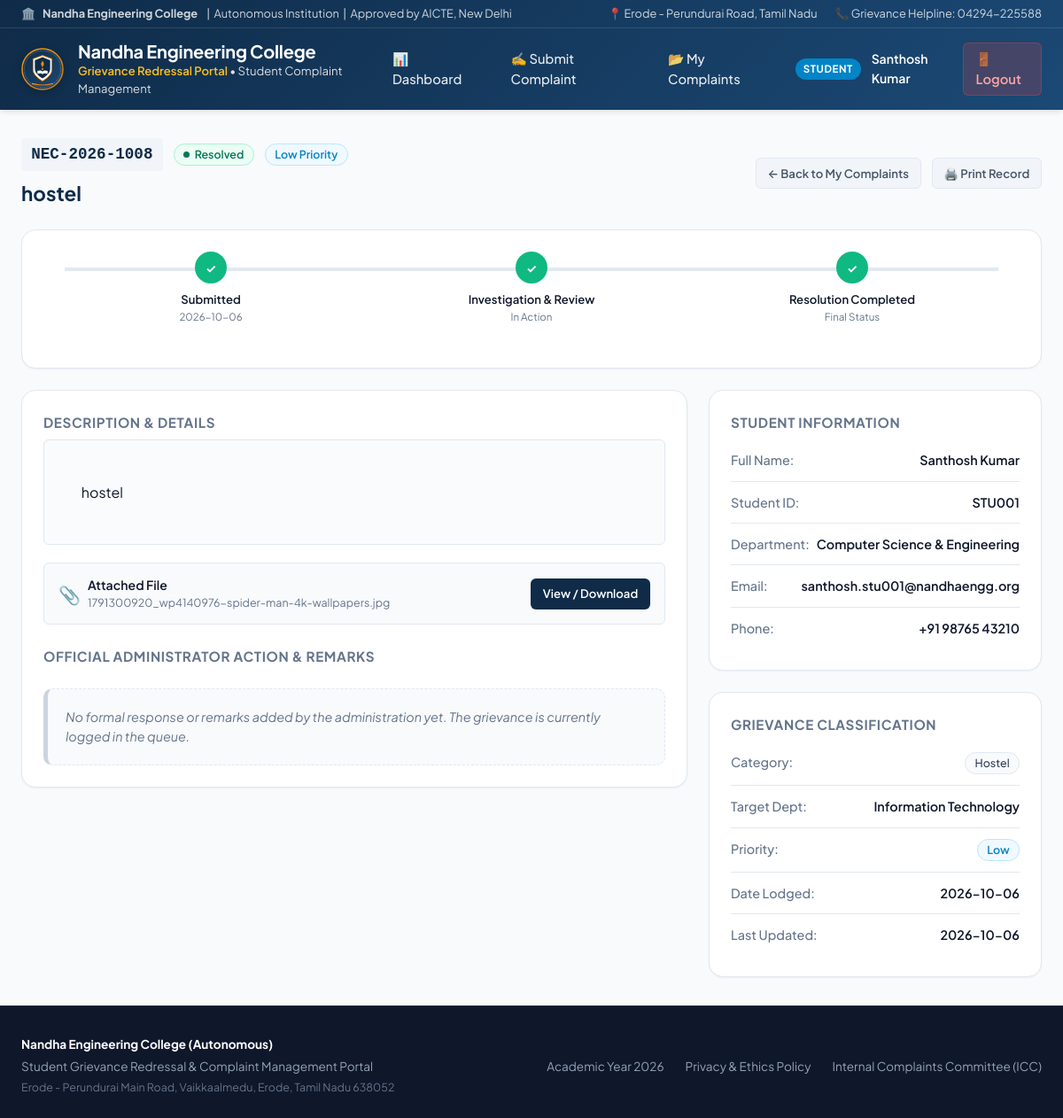
The page /complaint/NEC-2026-1008 (signed in) on the database its author committed.
### tables this page shows
CREATE TABLE users (
            id INTEGER PRIMARY KEY AUTOINCREMENT,
            name TEXT NOT NULL,
            student_id TEXT UNIQUE,
            username TEXT UNIQUE NOT NULL,
            password_hash TEXT NOT NULL,
            role TEXT NOT NULL CHECK(role IN ('student', 'admin')),
            department TEXT,
            email TEXT,
            phone TEXT,
            created_at TIMESTAMP DEFAULT CURRENT_TIMESTAMP
        );

CREATE TABLE complaints (
            id INTEGER PRIMARY KEY AUTOINCREMENT,
            complaint_id TEXT UNIQUE NOT NULL,
            user_id INTEGER NOT NULL,
            title TEXT NOT NULL,
            category TEXT NOT NULL,
            department TEXT NOT NULL,
            priority TEXT NOT NULL CHECK(priority IN ('Low', 'Medium', 'High', 'Urgent')),
            description TEXT NOT NULL,
            attachment TEXT,
            status TEXT NOT NULL DEFAULT 'Pending' CHECK(status IN ('Pending', 'In Progress', 'Resolved', 'Rejected')),
            admin_response TEXT,
            created_at TIMESTAMP DEFAULT CURRENT_TIMESTAMP,
            updated_at TIMESTAMP DEFAULT CURRENT_TIMESTAMP,
            FOREIGN KEY (user_id) REFERENCES users (id) ON DELETE CASCADE
        );

### app.py (the view)
@app.route('/complaint/<complaint_id>')
@login_required
def complaint_details(complaint_id):
    conn = get_db_connection()
    cursor = conn.cursor()
    cursor.execute('''
        SELECT c.*, u.name as student_name, u.student_id, u.email as student_email,
               u.phone as student_phone, u.department as student_department
        FROM complaints c
        JOIN users u ON c.user_id = u.id
        WHERE c.complaint_id = ?
    ''', (complaint_id,))
    complaint = cursor.fetchone()
    conn.close()
    if not complaint:
        flash("Complaint not found.", "danger")
        if session.get('role') == 'admin':
            return redirect(url_for('admin_dashboard'))
        return redirect(url_for('my_complaints'))
    if session.get('role') == 'student' and complaint['user_id'] != session['user_id']:
        flash("Unauthorized access to this complaint.", "danger")
        return redirect(url_for('my_complaints'))
    return render_template('complaint_details.html', complaint=complaint)

### app.py (called while the page is built)
def login_required(f):
    @wraps(f)
    def decorated_function(*args, **kwargs):
        if 'user_id' not in session:
            flash("Please sign in to access this page.", "warning")
            return redirect(url_for('login'))
        return f(*args, **kwargs)
    return decorated_function

@app.context_processor
def inject_global_data():
    return {
        'college_name': 'Nandha Engineering College',
        'college_short': 'NEC',
        'portal_title': 'College Complaint System',
        'categories': CATEGORIES,
        'departments': DEPARTMENTS,
        'priorities': PRIORITIES,
        'statuses': STATUSES,
        'current_year': datetime.now().year
    }

### database.py (called while the page is built)
def get_db_connection():
    conn = sqlite3.connect(DB_PATH)
    conn.row_factory = sqlite3.Row
    conn.execute("PRAGMA foreign_keys = ON")
    return conn

### templates/complaint_details.html (shortened to what this page needs)
{% extends "base.html" %}
{% block content %}
<div style="display: flex; justify-content: space-between; align-items: center; margin-bottom: 1.5rem; flex-wrap: wrap; gap: 1rem;">
  <div>
    <div style="display: flex; align-items: center; gap: 0.75rem;">
      <span class="complaint-id-link" style="font-size: 1.1rem; padding: 0.3rem 0.7rem;">{{ complaint.complaint_id }}</span>
      {% if complaint.status == 'Pending' %}
        <span class="badge badge-status-pending"><span class="badge-dot"></span> Pending</span>
      {% elif complaint.status == 'In Progress' %}
        <span class="badge badge-status-in-progress"><span class="badge-dot"></span> In Progress</span>
      {% elif complaint.status == 'Resolved' %}
        <span class="badge badge-status-resolved"><span class="badge-dot"></span> Resolved</span>
      {% else %}
        <span class="badge badge-status-rejected"><span class="badge-dot"></span> {{ complaint.status }}</span>
      {% endif %}
      <span class="badge badge-priority-{{ complaint.priority | lower }}">{{ complaint.priority }} Priority</span>
    </div>
    <h2 style="font-size: 1.4rem; font-weight: 700; margin-top: 0.5rem; color: var(--primary);">{{ complaint.title }}</h2>
  </div>
  <div style="display: flex; gap: 0.75rem;">
    {% if session.get('role') == 'admin' %}
      <a href="{{ url_for('admin_dashboard') }}" class="btn btn-secondary btn-sm">
        &larr; Back to Board
      </a>
    {% else %}
      <a href="{{ url_for('my_complaints') }}" class="btn btn-secondary btn-sm">
        &larr; Back to My Complaints
      </a>
    {% endif %}
    <button type="button" onclick="window.print()" class="btn btn-secondary btn-sm">
      🖨️ Print Record
    </button>
  </div>
</div>
<div class="card" style="margin-bottom: 1.5rem; padding: 1.5rem 1rem 1rem;">
  <div class="status-tracker">
    <div class="tracker-step completed">
      <div class="tracker-circle">✓</div>
      <div class="tracker-label">Submitted</div>
      <span style="font-size: 0.72rem; color: var(--text-muted);">{{ complaint.created_at[:10] }}</span>
    </div>
    <div class="tracker-step {% if complaint.status in ['In Progress', 'Resolved'] %}completed{% elif complaint.status == 'Pending' %}current{% elif complaint.status == 'Rejected' %}rejected-step{% endif %}">
      <div class="tracker-circle">
        {% if complaint.status in ['In Progress', 'Resolved'] %}✓{% elif complaint.status == 'Pending' %}2{% elif complaint.status == 'Rejected' %}✕{% endif %}
      </div>
      <div class="tracker-label">Investigation & Review</div>
      <span style="font-size: 0.72rem; color: var(--text-muted);">
        {% if complaint.status != 'Pending' %}In Action{% else %}Awaiting Officer{% endif %}
      </span>
    </div>
    <div class="tracker-step {% if complaint.status == 'Resolved' %}completed{% elif complaint.status == 'Rejected' %}rejected-step{% else %}pending{% endif %}">
      <div class="tracker-circle">
        {% if complaint.status == 'Resolved' %}✓{% elif complaint.status == 'Rejected' %}✕{% else %}3{% endif %}
      </div>
      <div class="tracker-label">
        {% if complaint.status == 'Rejected' %}Closed / Rejected{% else %}Resolution Completed{% endif %}
      </div>
      <span style="font-size: 0.72rem; color: var(--text-muted);">
        {% if complaint.status in ['Resolved', 'Rejected'] %}Final Status{% else %}Pending Action{% endif %}
      </span>
    </div>
  </div>
</div>
<div class="details-layout">
  <div>
    <div class="card" style="margin-bottom: 1.5rem;">
      <h3 class="detail-section-title">Description & Details</h3>
      <div class="detail-text">
        {{ complaint.description }}
      </div>
      {% if complaint.attachment %}
        <div style="margin-top: 1.25rem; padding: 0.85rem 1rem; background-color: #f8fafc; border: 1px solid var(--border); border-radius: var(--radius-sm); display: flex; align-items: center; justify-content: space-between;">
          <div style="display: flex; align-items: center; gap: 0.5rem;">
            <span style="font-size: 1.25rem;">📎</span>
            <div>
              <div style="font-size: 0.88rem; font-weight: 600;">Attached File</div>
              <div style="font-size: 0.78rem; color: var(--text-muted);">{{ complaint.attachment }}</div>
            </div>
          </div>
          <a href="{{ url_for('uploaded_file', filename=complaint.attachment) }}" target="_blank" class="btn btn-primary btn-sm">
            View / Download
          </a>
        </div>
      {% endif %}
      <div style="margin-top: 1.5rem;">
        <h3 class="detail-section-title">Official Administrator Action & Remarks</h3>
        {% if complaint.admin_response %}
          <div class="admin-response-box">
            <div style="display: flex; justify-content: space-between; align-items: center; margin-bottom: 0.5rem;">
              <strong style="color: #065f46; font-size: 0.95rem;">💬 Grievance Redressal Committee Response:</strong>
              <span style="font-size: 0.75rem; color: #047857; font-weight: 500;">Updated: {{ complaint.updated_at }}</span>
            </div>
            <p style="font-size: 0.95rem; color: #164e63; line-height: 1.6; white-space: pre-wrap;">{{ complaint.admin_response }}</p>
          </div>
        {% else %}
          <div class="admin-response-box empty">
            <p style="color: var(--text-muted); font-size: 0.9rem; font-style: italic;">
              No formal response or remarks added by the administration yet. The grievance is currently logged in the queue.
            </p>
          </div>
        {% endif %}
      </div>
    </div>
  </div>
  <div>
    <div class="card" style="margin-bottom: 1.5rem;">
      <h3 class="detail-section-title">Student Information</h3>
      <ul class="info-list">
        <li>
          <span class="info-label">Full Name:</span>
          <span class="info-value">{{ complaint.student_name }}</span>
        </li>
        <li>
          <span class="info-label">Student ID:</span>
          <span class="info-value">{{ complaint.student_id }}</span>
        </li>
        <li>
          <span class="info-label">Department:</span>
          <span class="info-value">{{ complaint.student_department }}</span>
        </li>
        <li>
          <span class="info-label">Email:</span>
          <span class="info-value">{{ complaint.student_email }}</span>
        </li>
        {% if complaint.student_phone %}
          <li>
            <span class="info-label">Phone:</span>
            <span class="info-value">{{ complaint.student_phone }}</span>
          </li>
        {% endif %}
      </ul>
    </div>
    <div class="card">
      <h3 class="detail-section-title">Grievance Classification</h3>
      <ul class="info-list">
        <li>
          <span class="info-label">Category:</span>
          <span class="info-value">
            <span class="badge badge-category">{{ complaint.category }}</span>
          </span>
        </li>
        <li>
          <span class="info-label">Target Dept:</span>
          <span class="info-value">{{ complaint.department }}</span>
        </li>
        <li>
          <span class="info-label">Priority:</span>
          <span class="info-value">
            <span class="badge badge-priority-{{ complaint.priority | lower }}">{{ complaint.priority }}</span>
          </span>
        </li>
        <li>
          <span class="info-label">Date Lodged:</span>
          <span class="info-value">{{ complaint.created_at[:10] }}</span>
        </li>
        <li>
          <span class="info-label">Last Updated:</span>
          <span class="info-value">{{ complaint.updated_at[:10] }}</span>
        </li>
      </ul>
    </div>
  </div>
</div>
{% endblock %}

### templates/base.html (shortened to what this page needs)
<!DOCTYPE html>
<html lang="en">
<head>
  <link rel="stylesheet" href="{{ url_for('static', filename='css/style.css') }}">
</head>
<body>
  <header class="nec-header">
    <div class="header-topbar">
      <span class="affiliation">
        🏛️ <strong>{{ college_name }}</strong> &nbsp;|&nbsp; Autonomous Institution &nbsp;|&nbsp; Approved by AICTE, New Delhi
      </span>
      <div class="contact-info">
        <span>📍 Erode - Perundurai Road, Tamil Nadu</span>
        <span>📞 Grievance Helpline: 04294-225588</span>
      </div>
    </div>
    <div class="navbar-container">
      <a href="{{ url_for('index') }}" class="brand-wrapper">
        <img src="{{ url_for('static', filename='images/nec_logo.svg') }}" alt="NEC Logo" class="brand-logo">
        <div class="brand-titles">
          <h1>{{ college_name }}</h1>
          <p><span class="portal-tag">Grievance Redressal Portal</span> • Student Complaint Management</p>
        </div>
      </a>
      <nav>
        <ul class="nav-links">
          {% if session.get('user_id') %}
            {% if session.get('role') == 'student' %}
              <li><a href="{{ url_for('student_dashboard') }}" class="{% if request.endpoint == 'student_dashboard' %}active{% endif %}">📊 Dashboard</a></li>
              <li><a href="{{ url_for('submit_complaint') }}" class="{% if request.endpoint == 'submit_complaint' %}active{% endif %}">✍️ Submit Complaint</a></li>
              <li><a href="{{ url_for('my_complaints') }}" class="{% if request.endpoint == 'my_complaints' %}active{% endif %}">📂 My Complaints</a></li>
            {% elif session.get('role') == 'admin' %}
              <li><a href="{{ url_for('admin_dashboard') }}" class="{% if request.endpoint == 'admin_dashboard' %}active{% endif %}">📋 Complaints Board</a></li>
              <li><a href="{{ url_for('admin_students') }}" class="{% if request.endpoint == 'admin_students' %}active{% endif %}">👥 Student Directory</a></li>
            {% endif %}
            <li class="user-badge-wrap">
              <span class="user-role-pill role-{{ session.get('role') }}">
                {{ session.get('role') }}
              </span>
              <span style="font-size: 0.88rem; font-weight: 600; color: #ffffff;">
                {{ session.get('name') }}
              </span>
              <a href="{{ url_for('logout') }}" class="btn-nav-logout" id="logoutBtn">
                🚪 Logout
              </a>
            </li>
          {% endif %}
        </ul>
      </nav>
    </div>
  </header>
  <main class="main-content">
    {% block content %}{% endblock %}
  </main>
  <footer class="nec-footer">
    <div class="footer-container">
      <div class="footer-copy">
        <strong>{{ college_name }} (Autonomous)</strong>
        <span>Student Grievance Redressal & Complaint Management Portal</span>
        <span style="font-size: 0.78rem; color: #64748b;">Erode - Perundurai Main Road, Vaikkaalmedu, Erode, Tamil Nadu 638052</span>
      </div>
      <ul class="footer-links">
        <li><span>Academic Year {{ current_year }}</span></li>
        <li><span>Privacy & Ethics Policy</span></li>
        <li><span>Internal Complaints Committee (ICC)</span></li>
      </ul>
    </div>
  </footer>
</body>
</html>

### rows shown on the page
users: get "STUDENT", get "Santhosh Kumar", student_name "Santhosh Kumar", student_id "STU001", student_department "Computer Science & Engineering", student_email "santhosh.stu001@nandhaengg.org", student_phone "+91 98765 43210"
complaints: complaint_id "NEC-2026-1008", priority "Low", title "hostel", created_at "2026-10-06", description "hostel", attachment "1791300920_wp4140976-spider-man-4k-wallpapers.jpg", category "Hostel", department "Information Technology", updated_at "2026-10-06"

### other values the page prints
{{ college_name }} "Nandha Engineering College"
